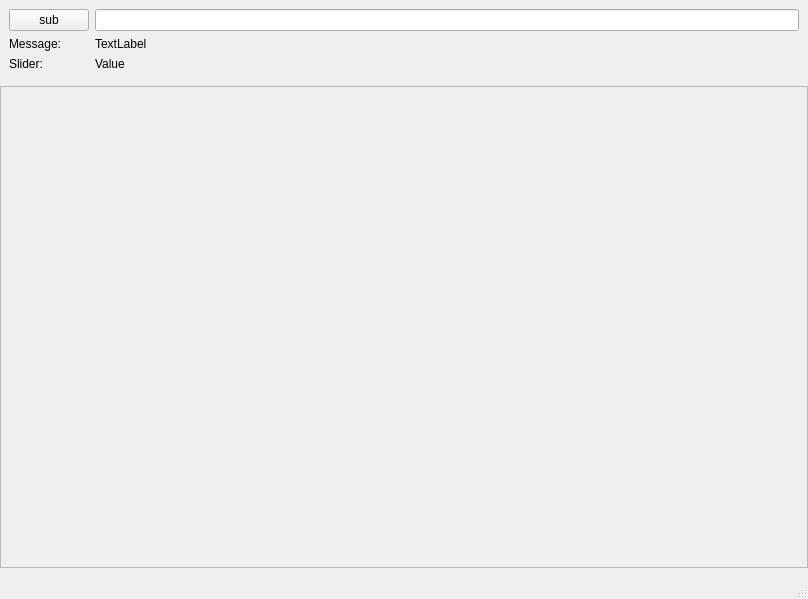
<?xml version="1.0" encoding="UTF-8"?>
<ui version="4.0">
 <class>MainWindow</class>
 <widget class="QMainWindow" name="MainWindow">
  <property name="geometry">
   <rect>
    <x>0</x>
    <y>0</y>
    <width>808</width>
    <height>599</height>
   </rect>
  </property>
  <property name="sizePolicy">
   <sizepolicy hsizetype="MinimumExpanding" vsizetype="MinimumExpanding">
    <horstretch>0</horstretch>
    <verstretch>0</verstretch>
   </sizepolicy>
  </property>
  <property name="windowTitle">
   <string>MainWindow</string>
  </property>
  <widget class="QWidget" name="centralwidget">
   <layout class="QVBoxLayout" name="verticalLayout">
    <property name="leftMargin">
     <number>0</number>
    </property>
    <property name="topMargin">
     <number>0</number>
    </property>
    <property name="rightMargin">
     <number>0</number>
    </property>
    <item>
     <widget class="QWidget" name="toolsWidget" native="true">
      <property name="sizePolicy">
       <sizepolicy hsizetype="Preferred" vsizetype="Fixed">
        <horstretch>0</horstretch>
        <verstretch>0</verstretch>
       </sizepolicy>
      </property>
      <layout class="QFormLayout" name="formLayout">
       <item row="0" column="0">
        <widget class="QPushButton" name="pushButton_sub">
         <property name="text">
          <string>sub</string>
         </property>
        </widget>
       </item>
       <item row="0" column="1">
        <widget class="QLineEdit" name="topicLine"/>
       </item>
       <item row="1" column="0">
        <widget class="QLabel" name="messageLabel">
         <property name="layoutDirection">
          <enum>Qt::LeftToRight</enum>
         </property>
         <property name="text">
          <string>Message:</string>
         </property>
        </widget>
       </item>
       <item row="1" column="1">
        <widget class="QLabel" name="messageText">
         <property name="text">
          <string>TextLabel</string>
         </property>
        </widget>
       </item>
       <item row="2" column="0">
        <widget class="QLabel" name="sliderText">
         <property name="layoutDirection">
          <enum>Qt::LeftToRight</enum>
         </property>
         <property name="text">
          <string>Slider:</string>
         </property>
        </widget>
       </item>
       <item row="2" column="1">
        <widget class="QLabel" name="sliderValue">
         <property name="text">
          <string>Value</string>
         </property>
        </widget>
       </item>
      </layout>
     </widget>
    </item>
    <item>
     <widget class="QScrollArea" name="scrollArea">
      <property name="sizePolicy">
       <sizepolicy hsizetype="MinimumExpanding" vsizetype="MinimumExpanding">
        <horstretch>0</horstretch>
        <verstretch>0</verstretch>
       </sizepolicy>
      </property>
      <property name="widgetResizable">
       <bool>true</bool>
      </property>
      <widget class="QWidget" name="scrollAreaWidgetContents_2">
       <property name="geometry">
        <rect>
         <x>0</x>
         <y>0</y>
         <width>806</width>
         <height>444</height>
        </rect>
       </property>
       <property name="sizePolicy">
        <sizepolicy hsizetype="MinimumExpanding" vsizetype="MinimumExpanding">
         <horstretch>0</horstretch>
         <verstretch>0</verstretch>
        </sizepolicy>
       </property>
       <widget class="QWidget" name="gridLayoutWidget">
        <property name="geometry">
         <rect>
          <x>219</x>
          <y>139</y>
          <width>161</width>
          <height>81</height>
         </rect>
        </property>
        <layout class="QGridLayout" name="gridLayout">
         <property name="sizeConstraint">
          <enum>QLayout::SetMaximumSize</enum>
         </property>
        </layout>
       </widget>
      </widget>
     </widget>
    </item>
   </layout>
  </widget>
  <widget class="QMenuBar" name="menubar">
   <property name="geometry">
    <rect>
     <x>0</x>
     <y>0</y>
     <width>808</width>
     <height>23</height>
    </rect>
   </property>
  </widget>
  <widget class="QStatusBar" name="statusbar"/>
 </widget>
 <resources/>
 <connections/>
</ui>
